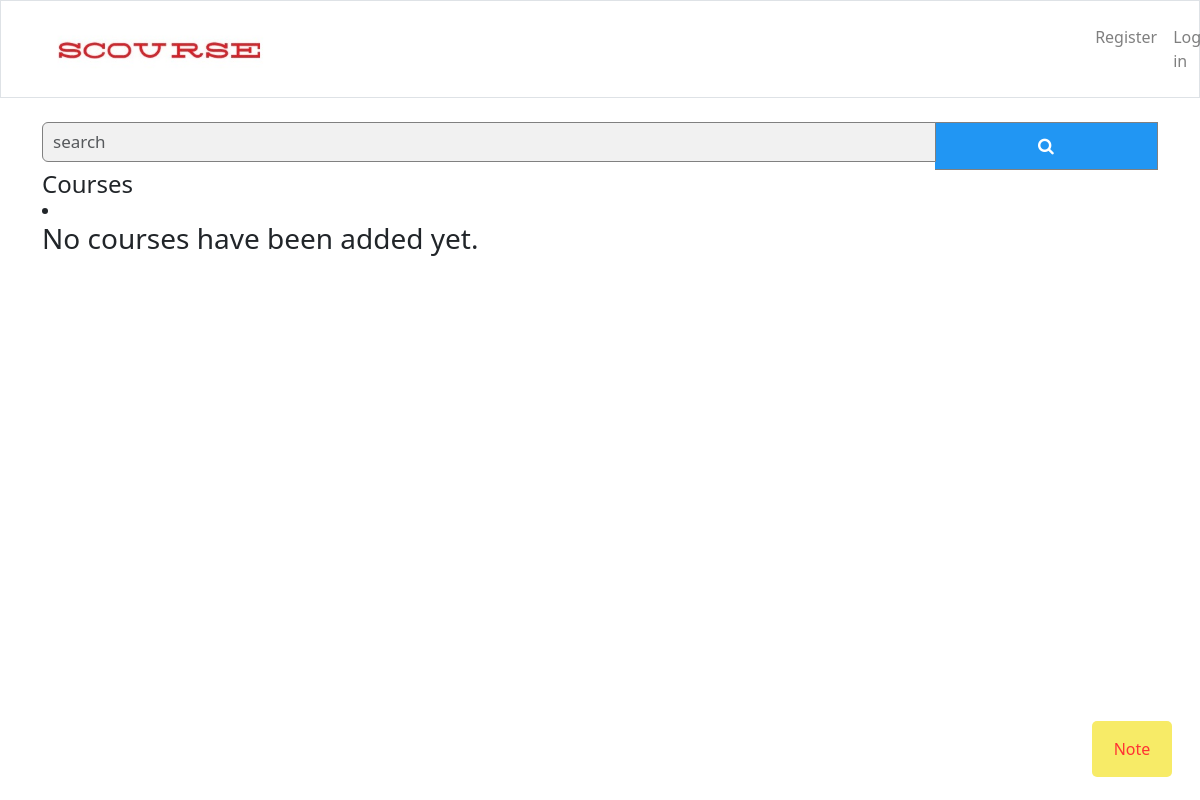
Page /Moddle/student/register_course on the earlier database version.
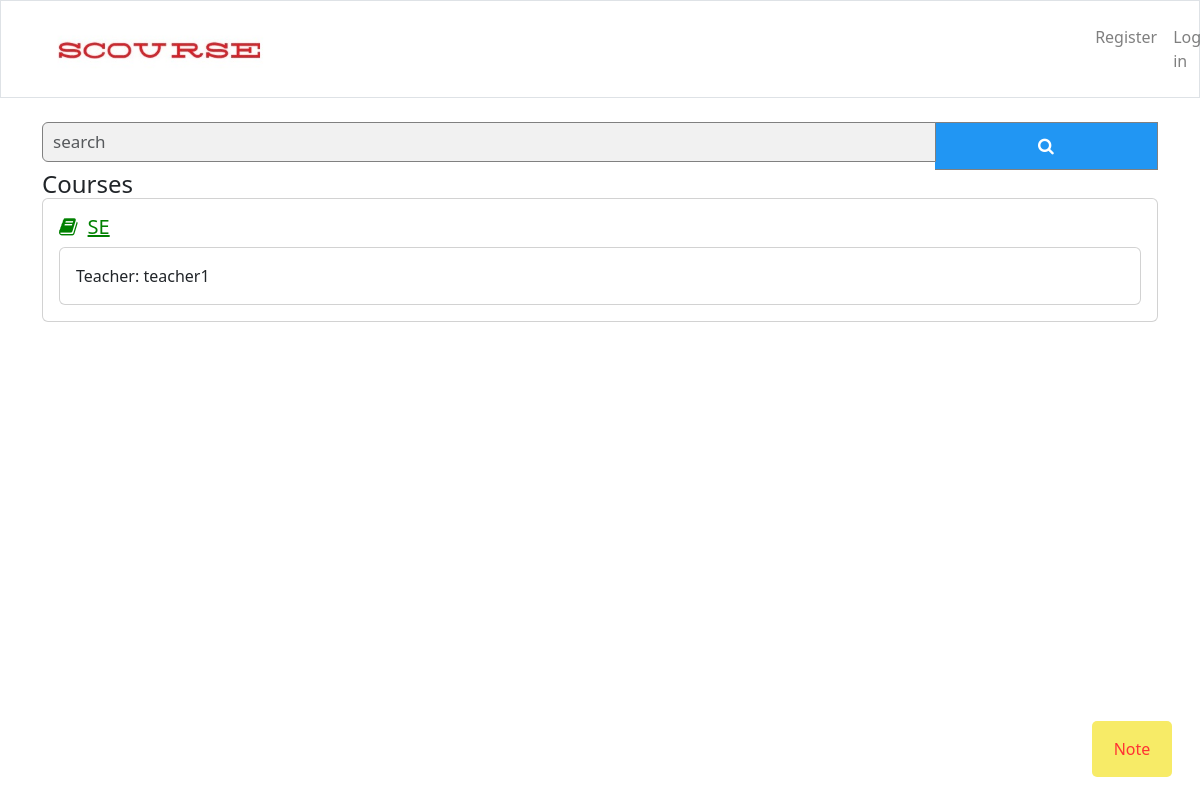
Same page on the later database version.
### Moddle/models.py (models this page shows, shortened)
class Course(models.Model):
    course_id = models.AutoField(primary_key=True)
    name = models.CharField(max_length=100)
    date_added = models.DateTimeField(auto_now_add=True)
    starting_time = models.DateField(null=True)
    ending_time = models.DateField(null=True)
    lecture_id = models.ForeignKey(lecturer, on_delete=models.CASCADE)

class lecturer(models.Model):
    user= models.OneToOneField(User, on_delete=models.CASCADE, primary_key=True)
    first_name = models.CharField(max_length=50)
    last_name = models.CharField(max_length=50)
    dob = models.DateField(null=True)
    gender = models.CharField(max_length=7)
    address = models.CharField(max_length=200)
    phone = models.CharField(max_length=15)
    email = models.EmailField()
    Organization = models.CharField(max_length=200)
    def __str__(self):
        return str(self.user)

class User(AbstractUser):
    is_student = models.BooleanField(default=False)
    is_teacher = models.BooleanField(default=False)

### Moddle/views.py (the view)
# urls.py: url(r'student/register_course', views.register_course, name='register_course'),
def register_course(request):
    _courses = Course.objects.all().order_by('date_added')
    data = {'courses':_courses}
    return render(request, 'register_course.html', context=data)

### Moddle/templates/register_course.html
{% extends "base.html" %}
{% block content %}
<form class="example" id = "navbarNAV" action ="search">
        <div class="input-group">
            <input name = "q" type="text" class="form-control" placeholder="search"/>
             <button type="submit"><i class="fa fa-search"></i></button>
        </div>
</form>
   <h4 class="card-title">Courses</h4>
    {% for course in courses %}
                <div class="card" id="each-course">
                    <div class="card-body">
                        <h5 class="card-title" id="course-name"><i class="fa fa-book"></i><a href="{% url 'Moddle:course_info' course.course_id %}" id="link-course">{{course.name}}</a></h5>
                        <div class="card">
                            <div class="card-body">
                                <p class="card-text">Teacher: {{course.lecture_id}}</p>
                            </div>
                        </div>
                    </div>
                </div>
    	{% empty %}
			<li><h3>No courses have been added yet.</h3></li>
    {% endfor %}
{% endblock content %}

### Moddle/templates/base.html (shortened to what this page needs)
{% load bootstrap5 %}
{% load static %}
<!DOCTYPE html>
<html lang="en">
<head>
	<link rel="stylesheet" href="https://cdnjs.cloudflare.com/ajax/libs/font-awesome/4.7.0/css/font-awesome.min.css">
	<link rel="stylesheet" href="https://stackpath.bootstrapcdn.com/bootstrap/4.3.1/css/bootstrap.min.css">
	<link rel="stylesheet" href="{% static 'css/navbarcss.css'%}">
	<link rel="stylesheet" href="{% static 'css/style_button.css'%}">
	<link rel="stylesheet" href="{% static 'css/note.css'%}">
	<link rel="stylesheet" href="{% static 'css/user_info.css'%}">
	{% bootstrap_css %}
</head>
<body>
	<nav class="navbar navbar-expand-md navbar-light mb-4 border">
		<a class="navbar-brand" href="{% url 'Moddle:redirect_user_type' %}">
			<img src="{% static 'images/logo_navbar.jpg' %}" alt="Opps" id="logo">
		</a>
		<div class="collapse navbar-collapse" id="collapsibleNavId">
				<ul class="navbar-nav mr-auto mt-2 mt-lg-0">
					{% if user.is_authenticated %}
						<li class="navbar-item">
							<a class="nav-link" href="{% url 'Moddle:redirect_user_type' %}">Hello, {{ user.username }}.</a>
						</li>
						<li class="nav-item">
							<a class="nav-link" href="{% url 'users:exit' %}">Log out</a>
						</li>
					{% else %}
						<li class="nav-item">
							<a class="nav-link" href="{% url 'users:register_view' %}">Register</a>
						</li>
						<li class="nav-item">
							<a class="nav-link" href="{% url 'users:login' %}">Log in</a>
						</li>
					{% endif %}
				</ul>
		</div>
	</nav>
	<main role="main" class="container">
		<div>
			{% block content %}{% endblock content %}
		</div>
	</main>
	<button class="openNote-button" onclick="openNote()">Note</button>
</body>
</html>

### Moddle/static/css/navbarcss.css (style rules this page uses)
#logo { height: 70px; margin-left: 20%; }
#collapsibleNavId { margin-left: 70%; }

### Moddle/static/css/note.css (style rules this page uses)
.openNote-button { background-color: #f5e642; color: red; padding: 16px 20px; border: none; cursor: pointer; opacity: 0.8; position: fixed; border-radius: 5px; bottom: 23px; right: 28px; width: 80px; }

### Moddle/static/css/user_info.css (style rules this page uses)
#course-name { color: green; }
#link-course { margin-left: 10px; color: green; font-weight: normal; }
#each-course { margin-bottom: 10px; }
* { box-sizing: border-box; }
form.example input[type=text] { padding: 10px; font-size: 17px; border: 1px solid grey; float: left; width: 80%; background: #f1f1f1; }
form.example button { float: left; width: 20%; padding: 10px; background: #2196F3; color: white; font-size: 17px; border: 1px solid grey; border-left: none; cursor: pointer; }
form.example::after { content: ""; clear: both; display: table; }

Differences in the rows shown:
added Course: name "SE", lecture_id "teacher1"
Other differences:
text no longer shown: "No courses have been added yet."
